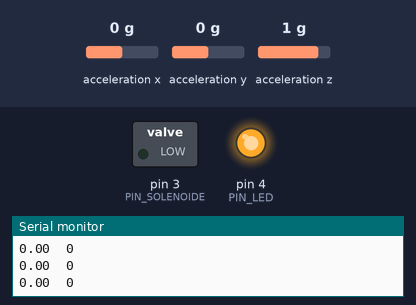
This sketch was run on a simulated Arduino Nano, built with avr-gcc and run on an emulated ATmega328P. Shown: switched loads named in the sketch (green lamp = pin HIGH), output pins drawn as LEDs (lit = HIGH), the last lines printed to the serial monitor. Wiring (inferred from the names in the program): MPU-6050 motion sensor at I2C address 0x68. The inputs (shaded band) are chosen by the test bench; at power-on: acceleration x 0 g, acceleration y 0 g, acceleration z 1 g.

Above: at 2.3 s.
2.4 s: acceleration x set to -0.2 g
3.9 s: acceleration x set to -0.5 g
At 4.8 s:
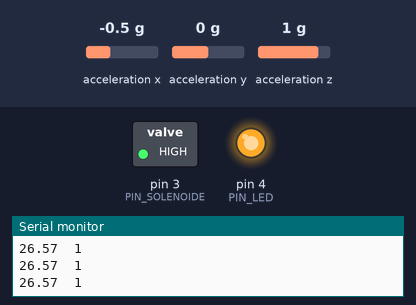
5.5 s: acceleration x set to -0.3 g
7.0 s: acceleration x set to 0 g
At 7.6 s:
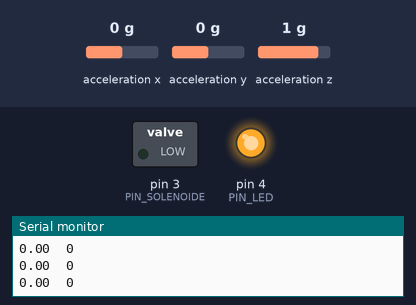
8.6 s: acceleration x set to -1.4 g
At 9.1 s:
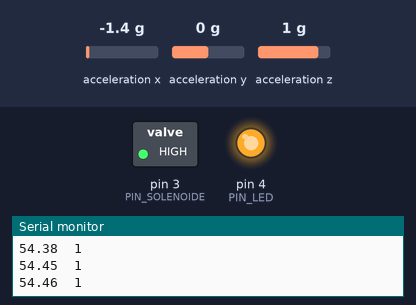
Timing chart, 0 to 18.2 s (numbered marks = the images above; inputs shaded):
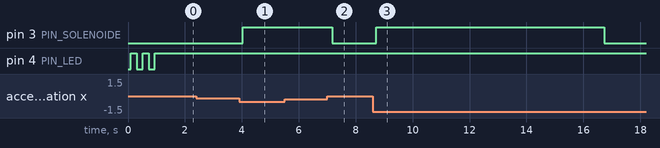

Measured:
- the behaviour switches between -0.3 and -0.4 g on acceleration x (found by bisection; images 0 and 1)
- the behaviour switches between -0.2 and -0.1 g on acceleration x (found by bisection; images 1 and 2)
- after the input at 3.9 s, pin 3 (PIN_SOLENOIDE): LOW → HIGH after 0.14 s
- after the input at 7.0 s, pin 3 (PIN_SOLENOIDE): HIGH → LOW after 0.18 s
- after the input at 8.6 s, pin 3 (PIN_SOLENOIDE): LOW → HIGH after 0.13 s, → LOW 8.0 s later

The sketch:

codigo_kafo.ino
```cpp
/*
  Módulo de bloqueo de rodilla KAFO - Equipo 11 (UPCH)
  Placa: Arduino Nano | Sensor: MPU6050 (I2C) | Actuador: solenoide por MOSFET

  Funcionamiento:
  1) Al encender (interruptor del muslo) el Arduino calibra la posición de la
     pierna recta. Durante la calibración el LED parpadea; al terminar queda
     encendido fijo = "listo".
     -> Encender con la persona de pie y quieta.
  2) Si el muslo se eleva más de ANGULO_LIBERAR, el solenoide se activa
     (retira la uña del trinquete) y la rodilla puede flexionarse.
  3) Cuando el muslo vuelve a la extensión (menos de ANGULO_REENGANCHE),
     el solenoide se desactiva y el resorte regresa la uña (rodilla bloqueada).

  Seguridad (falla = bloqueado):
  - El solenoide queda apagado al arrancar, si el sensor no responde y si la
    lectura falla varias veces seguidas.
  - Si el solenoide pasa más de T_MAX_SOLENOIDE activo, se apaga solo.

  Pines (según el esquemático E9):
    D3 -> compuerta del MOSFET (GATE_SOL)
    D4 -> LED de arranque (LED_LISTO)
    A4 -> SDA | A5 -> SCL
*/

#include <Wire.h>

// ---------- Pines ----------
const uint8_t PIN_SOLENOIDE = 3;
const uint8_t PIN_LED       = 4;

// ---------- MPU6050 ----------
const uint8_t MPU_DIR = 0x68;   // dirección I2C (AD0 sin conectar o a GND)

// ---------- Parámetros ajustables ----------
const float ANGULO_LIBERAR    = 20.0;   // grados de elevación para liberar
const float ANGULO_REENGANCHE = 8.0;    // grados para considerar "pierna recta"
const unsigned long T_CONFIRMAR_LIBERAR    = 100;   // ms sostenido para liberar
const unsigned long T_CONFIRMAR_REENGANCHE = 150;   // ms sostenido para reenganchar
const unsigned long T_MAX_SOLENOIDE        = 8000;  // ms máximo con solenoide activo
const unsigned long PERIODO_MUESTREO       = 10;    // ms (100 Hz)
const float ALFA = 0.2;                 // filtro (0.1 = más suave, 0.5 = más rápido)
const uint8_t MAX_FALLOS = 5;           // lecturas fallidas seguidas permitidas

#define DEBUG 1   // 1 = imprime el ángulo por el monitor serie (115200)

// ---------- Variables de estado ----------
float anguloRef  = 0;        // ángulo con la pierna recta (calibración)
float anguloFilt = 0;        // ángulo relativo filtrado
bool  liberado   = false;    // true = solenoide activo
bool  armado     = true;     // false = debe volver a la extensión antes de liberar de nuevo
unsigned long tCond = 0;     // instante en que empezó la condición actual
unsigned long tLiberado = 0; // instante en que se activó el solenoide
uint8_t fallos = 0;

// ---------- Funciones ----------
void solenoide(bool activo) {
  digitalWrite(PIN_SOLENOIDE, activo ? HIGH : LOW);
}

// Lee el acelerómetro y calcula el ángulo del muslo respecto a la vertical.
// Se asume el eje X del MPU6050 apuntando a lo largo del muslo (hacia abajo).
bool leerAngulo(float &ang) {
  Wire.beginTransmission(MPU_DIR);
  Wire.write(0x3B);                         // registro ACCEL_XOUT_H
  if (Wire.endTransmission(false) != 0) return false;
  if (Wire.requestFrom(MPU_DIR, (uint8_t)6) != 6) return false;

  uint8_t hi, lo;
  hi = Wire.read(); lo = Wire.read(); int16_t ax = (hi << 8) | lo;
  hi = Wire.read(); lo = Wire.read(); int16_t ay = (hi << 8) | lo;
  hi = Wire.read(); lo = Wire.read(); int16_t az = (hi << 8) | lo;

  float yz = sqrt((float)ay * ay + (float)az * az);
  ang = atan2(yz, (float)ax) * 180.0 / PI;  // 0° con el muslo vertical
  return true;
}

// Falla del sensor: solenoide apagado (rodilla bloqueada) y LED parpadeando rápido.
void modoFalla() {
  solenoide(false);
  liberado = false;
  while (true) {
    digitalWrite(PIN_LED, !digitalRead(PIN_LED));
    delay(100);
  }
}

void calibrar() {
  float suma = 0, a;
  for (uint8_t i = 0; i < 50; i++) {
    if (!leerAngulo(a)) modoFalla();
    suma += a;
    if (i % 10 == 0) digitalWrite(PIN_LED, !digitalRead(PIN_LED));
    delay(20);
  }
  anguloRef = suma / 50.0;
}

void setup() {
  pinMode(PIN_SOLENOIDE, OUTPUT);
  solenoide(false);                 // arranca bloqueado
  pinMode(PIN_LED, OUTPUT);
  digitalWrite(PIN_LED, LOW);

  Serial.begin(115200);
  Wire.begin();
#if defined(WIRE_HAS_TIMEOUT)
  Wire.setWireTimeout(3000, true);  // evita que se cuelgue si el sensor se desconecta
#endif

  // Despertar el MPU6050 (sale del modo sleep)
  Wire.beginTransmission(MPU_DIR);
  Wire.write(0x6B);
  Wire.write(0x00);
  if (Wire.endTransmission() != 0) modoFalla();
  delay(100);

  calibrar();
  anguloFilt = 0;
  digitalWrite(PIN_LED, HIGH);      // LED fijo = listo
}

void loop() {
  static unsigned long tUlt = 0;
  unsigned long ahora = millis();
  if (ahora - tUlt < PERIODO_MUESTREO) return;
  tUlt = ahora;

  // 1) Leer sensor
  float a;
  if (!leerAngulo(a)) {
    if (++fallos >= MAX_FALLOS) {   // sensor perdido: bloquear
      solenoide(false);
      liberado = false;
      tCond = 0;
      digitalWrite(PIN_LED, (ahora / 100) % 2);   // parpadeo = falla
    }
    return;
  }
  fallos = 0;
  digitalWrite(PIN_LED, HIGH);

  // 2) Ángulo relativo y filtrado
  float rel = a - anguloRef;
  anguloFilt = ALFA * rel + (1.0 - ALFA) * anguloFilt;

#if DEBUG
  static unsigned long tPrint = 0;
  if (ahora - tPrint >= 100) {
    tPrint = ahora;
    Serial.print(anguloFilt);
    Serial.print('\t');
    Serial.println(liberado ? 1 : 0);
  }
#endif

  // 3) Lógica de liberar / reenganchar
  if (!liberado) {
    if (!armado) {
      // tras un corte por tiempo, esperar a que la pierna vuelva a la extensión
      if (anguloFilt < ANGULO_REENGANCHE) armado = true;
    } else if (anguloFilt > ANGULO_LIBERAR) {
      if (tCond == 0) tCond = ahora;
      if (ahora - tCond >= T_CONFIRMAR_LIBERAR) {
        solenoide(true);
        liberado = true;
        tLiberado = ahora;
        tCond = 0;
      }
    } else {
      tCond = 0;
    }
  } else {
    if (anguloFilt < ANGULO_REENGANCHE) {
      if (tCond == 0) tCond = ahora;
      if (ahora - tCond >= T_CONFIRMAR_REENGANCHE) {
        solenoide(false);
        liberado = false;
        tCond = 0;
      }
    } else {
      tCond = 0;
    }

    // Límite de tiempo del solenoide (protege la bobina y la batería)
    if (liberado && (ahora - tLiberado > T_MAX_SOLENOIDE)) {
      solenoide(false);
      liberado = false;
      armado = false;
      tCond = 0;
    }
  }
}
```
